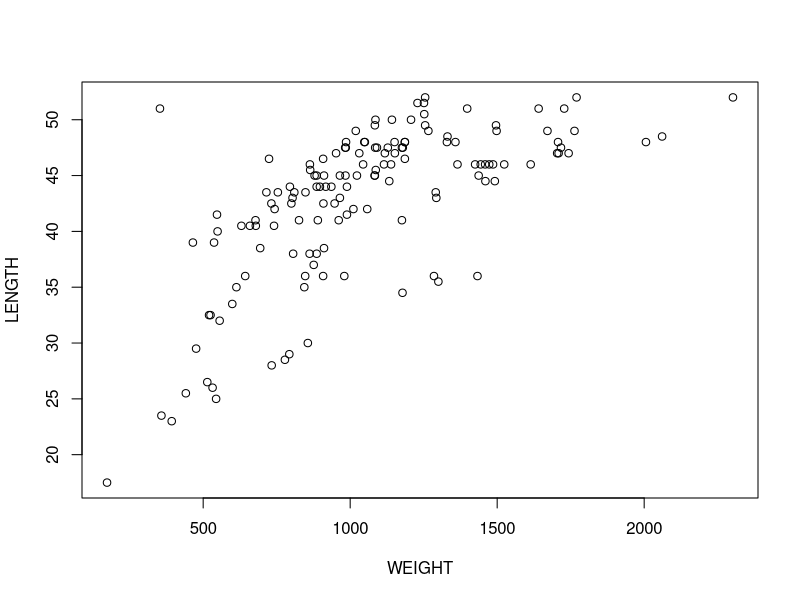
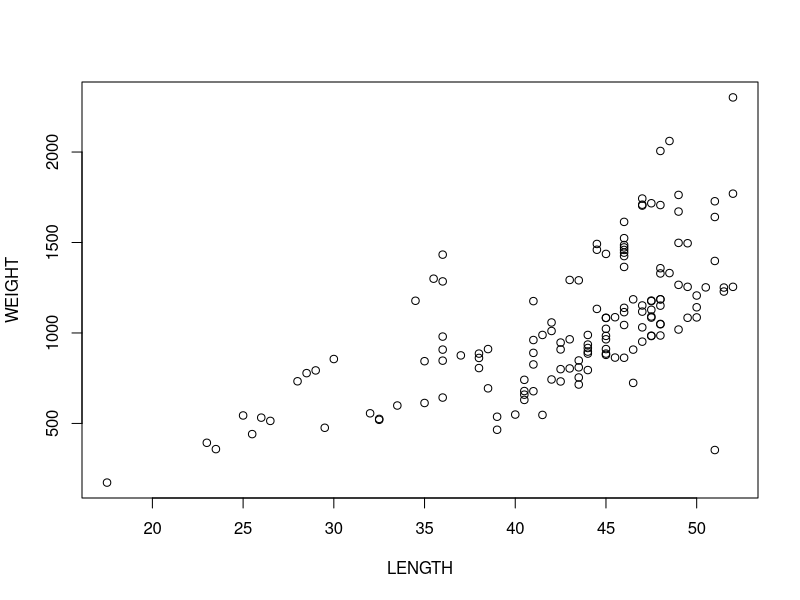
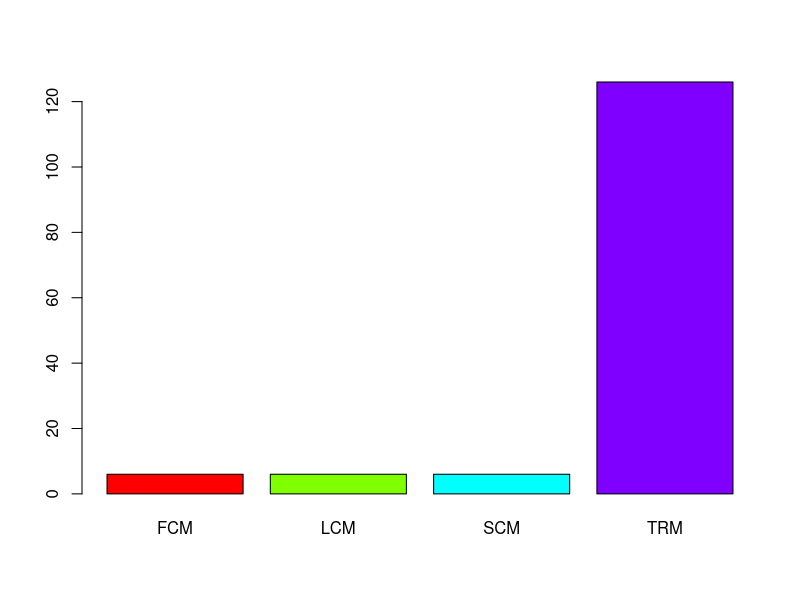
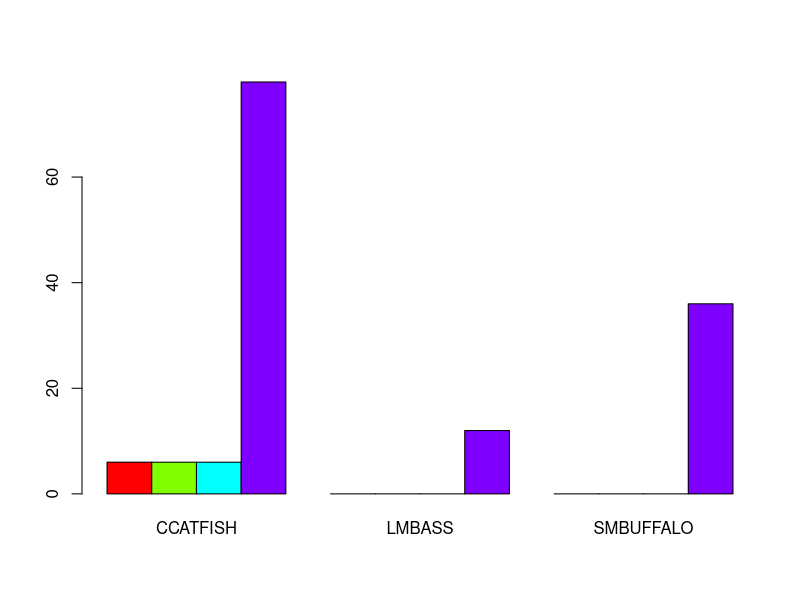
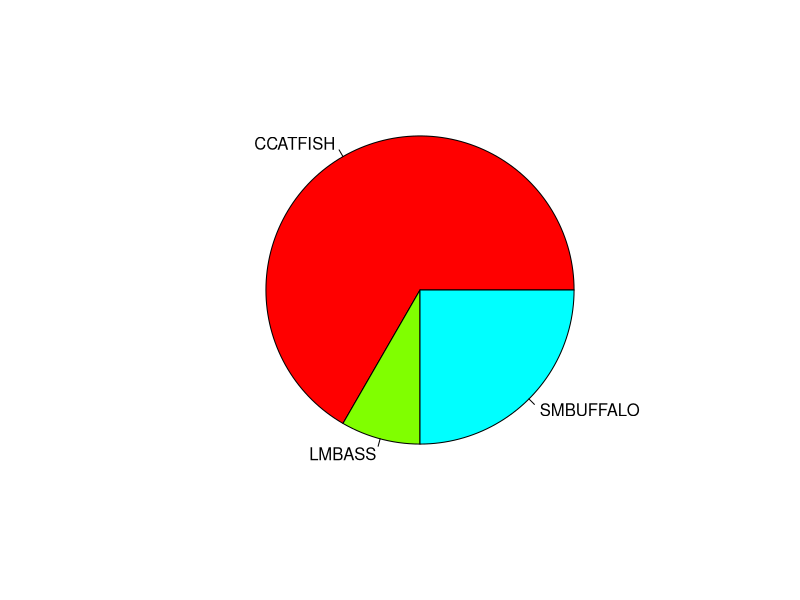
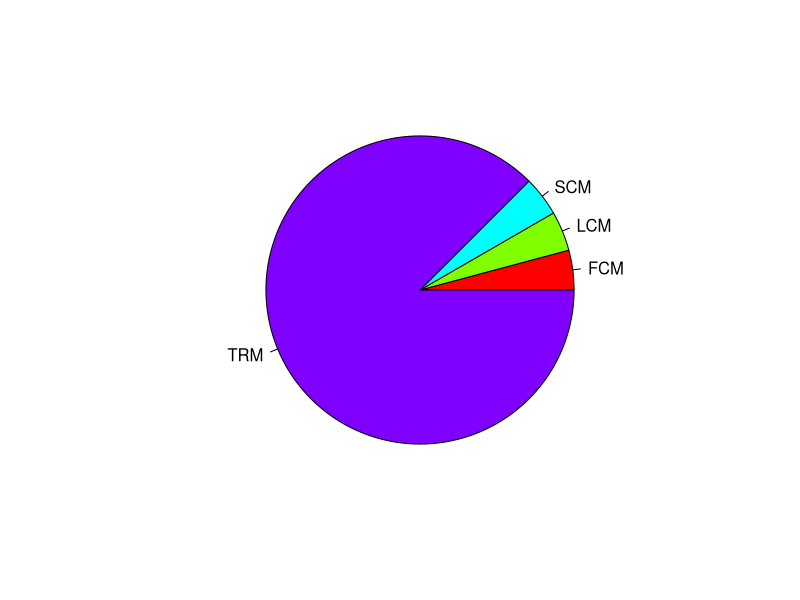
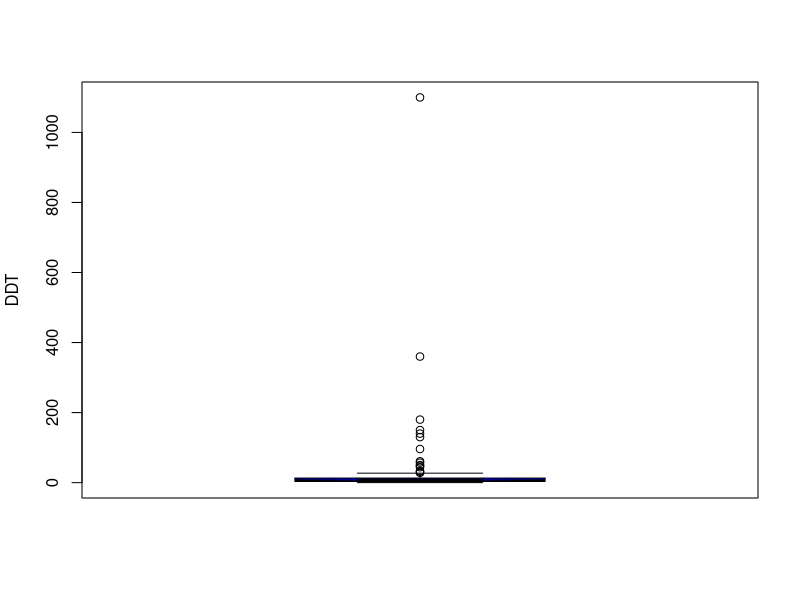
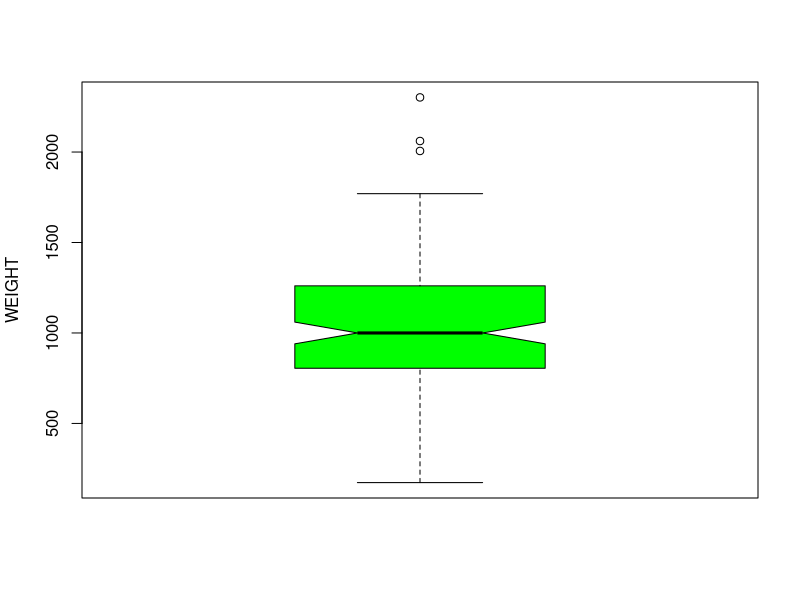

These charts were generated, in order, by the following R code:
## ---- chunk 1
knitr::opts_chunk$set(echo = TRUE)
## ---- chunk 2
getwd()
## ---- chunk 3

ddt <- read.csv("DDT-1.csv")
head(ddt)
## ---- chunk 4
summary(ddt)
## ---- chunk 5
with(ddt, ddt[WEIGHT>800 & SPECIES=="LMBASS",])

with(ddt, ddt[DDT>4.0 & RIVER=="SCM",])
## ---- chunk 6
mean(ddt$LENGTH)
## ---- chunk 7
sd(ddt$WEIGHT)
## ---- chunk 8
plot(LENGTH ~ WEIGHT, data = ddt)

plot(WEIGHT ~ LENGTH, data = ddt)
## ---- chunk 9
v=1:20
v/20
## ---- chunk 10
spriv=with(ddt,table(RIVER))
spriv
barplot(spriv, col = rainbow(4))
## ---- chunk 11
spriv=with(ddt,table(RIVER,SPECIES))
spriv
barplot(spriv,beside=TRUE,col= rainbow(4))

## ---- chunk 12
sp=with(ddt,table(SPECIES))
pie(sp, col = rainbow(4))
## ---- chunk 13
sp=with(ddt,table(RIVER))
pie(sp, col = rainbow(4))

## ---- chunk 14
with(ddt,boxplot(DDT,ylab="DDT",col="blue",notch=TRUE))
## ---- chunk 15
with(ddt,boxplot(WEIGHT,ylab="WEIGHT",col="green",notch=TRUE))
## ---- chunk 16
with(ddt,boxplot(LENGTH,ylab="LENGTH",col="red",notch=TRUE))
## ---- chunk 17
rivcol=with(ddt, ifelse(RIVER=="FCM","Red",
                        ifelse(RIVER=="LCM","Blue",
                               ifelse(RIVER=="SCM","Green","Black"))))
coplot(LENGTH~WEIGHT|RIVER,data=ddt, col = rivcol)
## ---- chunk 18
fishcol=with(ddt,ifelse(SPECIES=="CCATFISH","Red",
                        ifelse(SPECIES=="SMBUFFALO","Blue","Green")))
coplot(DDT~WEIGHT|SPECIES,data=ddt, col = fishcol)
## ---- chunk 19
library(ggplot2)

gb = ggplot(ddt, aes(x = SPECIES, y= WEIGHT, fill = RIVER)) + geom_boxplot() + ggtitle("Landon Alexander")
print(gb)
## ---- chunk 20
library(ggplot2)
gb = ggplot(ddt, aes(x = RIVER, y= LENGTH, fill = SPECIES)) + geom_violin() + ggtitle("Landon Alexander")
print(gb)
## ---- chunk 21
library(ggplot2)
gb = ggplot(ddt, aes(x = WEIGHT, y= LENGTH, color = SPECIES)) + geom_point() + ggtitle("Landon Alexander")
print(gb)
